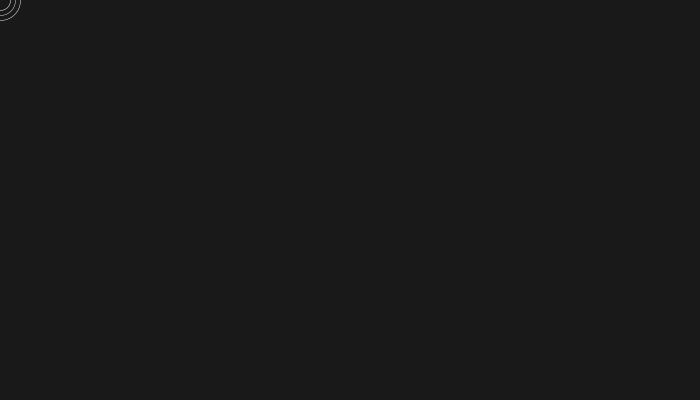
Frame 1 (no input)
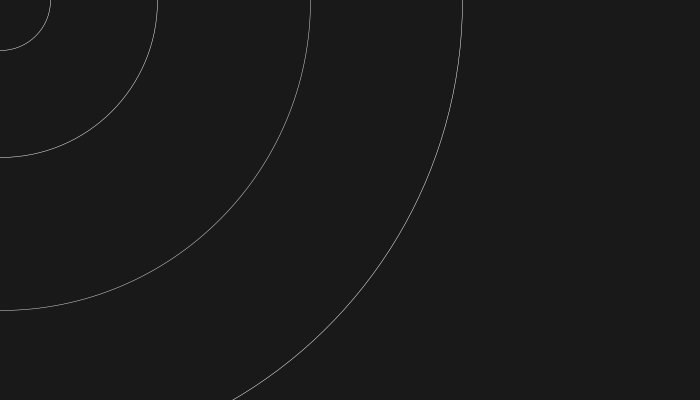
Frame 60 (the mouse pressed at the canvas centre just before this capture)
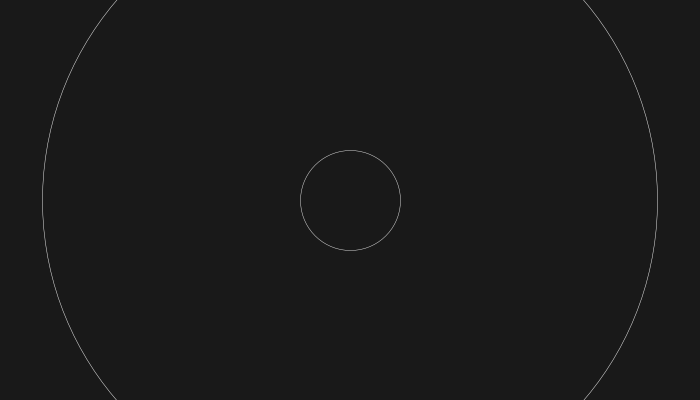
Frame 120 (the mouse held since frame 60 and released just before this capture)

The Processing sketch that drew these frames (run headless with seeded random() and noise(); from frame 60 on, the mouse is pressed at the canvas centre):

// Processing sketch: sketchtest
// ── sketchtest.pde
float x = 25;
float y = 25;
float x2 = 20;
float y2 = 20;
float x3 = 15;
float y3 = 15;
float sw = 0.5;
  
void setup(){
  size(700,400);
  noStroke();
  smooth();
}
  
void draw(){
  background(25);
  frameRate(20);
    
  noFill();
  ellipse(pmouseX, pmouseY, 100, 100); // center circle
    
  //
  noFill();
  strokeWeight(sw);
    
  // increasing variables
  x += 15;
  y += 15;
  x2 += 10;
  y2 += 10;
  x3 += 5;
  y3 += 5;
  
    
  //
  stroke(255, random(200,255));
  ellipse(pmouseX, pmouseY, x, y);
    
  stroke(255, random(200,255));
  ellipse(pmouseX, pmouseY, x2, y2);
    
  stroke(255, random(200,255));
  ellipse(pmouseX, pmouseY, x3, y3);
}
  
void mouseDragged(){
  x = 0;
  y = 0;
  x2 = 0;
  y2 = 0;
  x3 = 0;
  y3 = 0;
    
  sw += 1;
   
  if(sw > 150){
    sw = 5;}
}
